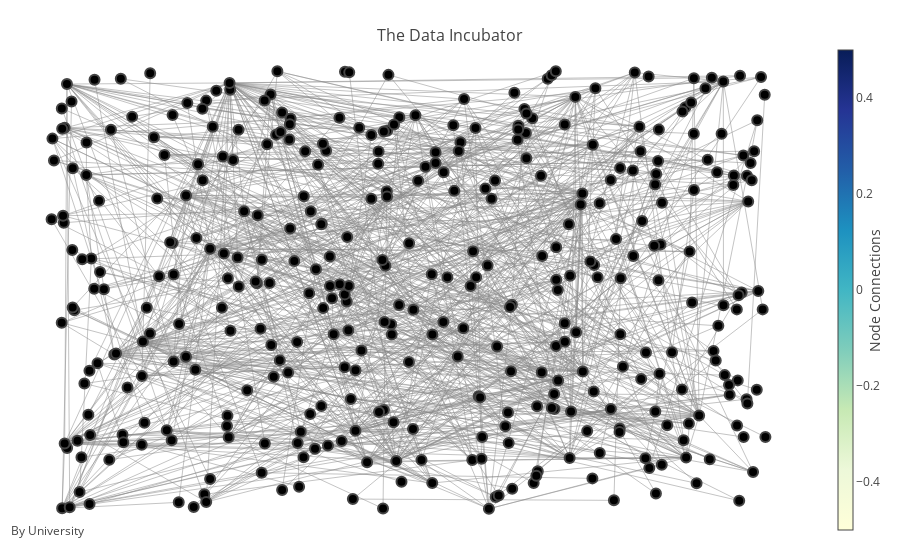

The notebook cell saved with this chart:
### Code cell
# encoding: utf-8
import sqlite3 as sql
import pandas as pd
import datetime
import numpy as np
from wordcloud import WordCloud, STOPWORDS
import matplotlib.pyplot as plt
import itertools
import sys
import re
from collections import Counter
import plotly.graph_objs as go
import networkx as nx
from plotly.offline import init_notebook_mode, iplot
from IPython.display import display, HTML


columns = ['link_id', 'title', 'author', 'affiliations', 'keywords', 'received_date', 'accepted_date',
           'published_date', 'abstract']

conn = sql.connect("MSOM.db")
cursor = conn.cursor()
MSOM = cursor.execute("SELECT * FROM informations;")
df_msom = pd.DataFrame.from_records(MSOM.fetchall(), columns=columns)

conn = sql.connect("MNSC.db")
cursor = conn.cursor()
MNSC = cursor.execute("SELECT * FROM informations;")
df_mnsc = pd.DataFrame.from_records(MNSC.fetchall(), columns=columns)
conn.close()

df_msom.dropna(inplace=True, subset=['received_date', 'accepted_date', 'published_date'])
df_mnsc.dropna(inplace=True, subset=['received_date', 'accepted_date', 'published_date'])


def convert_date(date_string):
    """
    Function to convert string to datetime
    :param date_string:
    :return:
    """
    try:
        date_string = date_string.strip()
        date_string = date_string.replace('Published Online:', "")
        date_string = date_string.strip()
        date = datetime.datetime.strptime(date_string, "%B %d, %Y")
    except:
        date = np.nan

    return date


def create_authors_by_year(data):
    """

    :param data:
    :return:
    """

    authors = []
    year_publish = []
    time_publish = []

    for i in range(0, data.shape[0]):
        for j in range(0, len(data['author'][i])):
            authors.append(data['author'][i][j])
            year_publish.append(data['year_publish'][i])
            time_publish.append(data['time_publish'][i])

    return pd.DataFrame(data={'author': authors, 'year_publish': year_publish, 'time_publish': time_publish})


def create_university_by_year(data):
    """

    :param data:
    :return:
    """

    university = []
    year_publish = []
    time_publish = []

    for i in range(0, data.shape[0]):
        for j in range(0, len(data['affiliations'][i])):
            print data['affiliations'][i][j]
            affiliations = data['affiliations'][i][j].split(',')
            b = [x if re.search('(University|College|Institute)', x, re.IGNORECASE) else None for x in affiliations]
            try:
                c = filter(None, b)
                c = c[len(c) - 1]
                university.append(c.strip())
                year_publish.append(data['year_publish'][i])
                time_publish.append(data['time_publish'][i])
            except:
                continue

    return pd.DataFrame(data={'university': university, 'year_publish': year_publish, 'time_publish': time_publish})


def change_affiliation(affiliations):
    """

    :param affiliations: data['affiliations'][0]
    :return:
    """

    new_affiliation = []
    for affiliation in affiliations:
        b = [x if re.search('(University|College|Institute)', x, re.IGNORECASE) else None for x in
             affiliation.split(',')]

        try:
            c = filter(None, b)
            c = c[len(c) - 1].strip()
            new_affiliation.append(c)
        except:
            continue

    return new_affiliation


def get_word_count(astring):
    """

    :param astring: 
    :return: 
    """
    stopwords = set(STOPWORDS)
    stopwords.add('Keywords')
    stopwords.add('Keyword')
    stopwords.add('model')
    stopwords.add('models')
    stopwords = [x.lower() for x in stopwords]
    stopwords = list(stopwords)
    alist = astring.lower().strip().split()
    alist = [x for x in alist if x not in stopwords]
    return Counter(alist).most_common(50)


def func1(alist_of_tuples, item_to_check):
    try:
        return [x[1] for x in alist_of_tuples if x[0] == item_to_check][0]
    except IndexError:
        return np.nan


def flatten_list_of_tuples(list_of_tuples):
    list_fixed_words = []
    for item in list_of_tuples:
        list_fixed_words.append(item[0])
    return list_fixed_words


def create_network_data(data):
    """
    Function to create data necessary to generate the network plot
    :param data:
    :return:
    """

    # Create empty data frame
    return_df = pd.DataFrame()

    # For each row of the data read the authors and create every possible combination
    for i in range(0, data.shape[0]):
        return_df = pd.concat([return_df, pd.DataFrame(list(itertools.combinations(data['author'][i], 2)))], axis=0)

    return_df.columns = ['from', 'to']

    return return_df


def create_network_data_university(data):
    """
    Function to create data necessary to generate the network plot
    :param data:
    :return:
    """

    # Create empty data frame
    return_df = pd.DataFrame()

    # For each row of the data read the authors and create every possible combination
    for i in range(0, data.shape[0]):
        return_df = pd.concat([return_df, pd.DataFrame(list(itertools.combinations(data['affiliations'][i], 2)))], axis=0)

    return_df.columns = ['from', 'to']

    return return_df


def generate_network_plot(df_journal, label):
    """

    :param df_journal:
    :return:
    """

    # Create network dataframe
    network_data = create_network_data(df_journal)

    # Create new column with number of publications by authors
    network_data['count'] = ''

    n_publications = network_data['from'].value_counts()

    # Set the number of publications to each author
    for name in n_publications.index:
        network_data.loc[(network_data['from'] == name), 'count'] = int(
            n_publications[n_publications.index == name].values)

    # Build your graph
    G = nx.from_pandas_dataframe(network_data, 'from', 'to')

    # Plot it
    nx.draw(G, with_labels=label, node_size=list(network_data['count'].values * 30))
    plt.show()


def generate_network_plot_univ(network_data, label):
    """

    :param df_journal:
    :return:
    """

    # Create new column with number of publications by authors
    network_data['count'] = ''

    n_publications = network_data['from'].value_counts()

    # Set the number of publications to each author
    for name in n_publications.index:
        network_data.loc[(network_data['from'] == name), 'count'] = int(
            n_publications[n_publications.index == name].values)

    # Build your graph
    G = nx.from_pandas_dataframe(network_data, 'from', 'to')

    # Plot it
    nx.draw(G, with_labels=label, node_size=list(network_data['count'].values * 10))
    plt.show()


# Convert received, accepted, and published dates to datetime
# MSOM journal
df_msom['received_date'] = df_msom['received_date'].apply(convert_date)
df_msom['accepted_date'] = df_msom['accepted_date'].apply(convert_date)
df_msom['published_date'] = df_msom['published_date'].apply(convert_date)

# MNSC journal
df_mnsc['received_date'] = df_mnsc['received_date'].apply(convert_date)
df_mnsc['accepted_date'] = df_mnsc['accepted_date'].apply(convert_date)
df_mnsc['published_date'] = df_mnsc['published_date'].apply(convert_date)

# Create new attribute total time to publish
df_msom['time_publish'] = df_msom['published_date'] - df_msom['received_date']
df_mnsc['time_publish'] = df_mnsc['published_date'] - df_mnsc['received_date']

# Create new attribute with the year of publication
df_msom['year_publish'] = df_msom['published_date'].dt.year
df_mnsc['year_publish'] = df_mnsc['published_date'].dt.year

# Fill missing values for the year of publication with 1
df_msom['year_publish'].fillna(1, inplace=True)
df_mnsc['year_publish'].fillna(1, inplace=True)

# Convert year of publication to integer
df_msom['year_publish'] = df_msom['year_publish'].astype(int)
df_mnsc['year_publish'] = df_mnsc['year_publish'].astype(int)

# Get number of days for publication
df_msom['time_publish'] = df_msom['time_publish'].dt.days
df_mnsc['time_publish'] = df_mnsc['time_publish'].dt.days


# Get name of th
df_msom['author'] = df_msom['author'].apply(lambda x: x.encode("utf-8").split("|"))
df_mnsc['author'] = df_mnsc['author'].apply(lambda x: x.encode("utf-8").split("|"))

df_msom['affiliations'] = df_msom['affiliations'].apply(lambda x: x.encode("utf-8").split("|"))
df_mnsc['affiliations'] = df_mnsc['affiliations'].apply(lambda x: x.encode("utf-8").split("|"))

df_msom['affiliations'] = df_msom['affiliations'].apply(lambda x: change_affiliation(x))
df_mnsc['affiliations'] = df_mnsc['affiliations'].apply(lambda x: change_affiliation(x))

df_msom['n_authors'] = df_msom['author'].apply(lambda x: len(x))
df_mnsc['n_authors'] = df_mnsc['author'].apply(lambda x: len(x))



# Create network dataframe
network_data = create_network_data_university(df_mnsc)

# Create new column with number of publications by authors
network_data['count'] = ''

n_publications = network_data['from'].value_counts()

# Set the number of publications to each author
for name in n_publications.index:
    network_data.loc[(network_data['from'] == name), 'count'] = int(
        n_publications[n_publications.index == name].values)

# Build your graph
G = nx.from_pandas_dataframe(network_data, 'from', 'to', 'count')
# G = nx.random_geometric_graph(len(G.nodes()), 0.125)
pos = nx.random_layout(G)
# G = nx.from_pandas_dataframe(network_data, 'from', 'to', 'count')

for node in G.nodes():
    G.node[node]['pos'] = list(pos[node])


dmin = 1
ncenter = 0
for n in pos:
    x , y = pos[n]
    d = (x-0.5)**2+(y-0.5)**2
    if d < dmin:
        ncenter = n
        dmin = d

p = nx.single_source_shortest_path_length(G, ncenter)


edge_trace = go.Scatter(
    x=[],
    y=[],
    line=dict(width=0.5,color='#888'),
    hoverinfo='none',
    mode='lines')

for edge in G.edges():
    x0, y0 = G.node[edge[0]]['pos']
    x1, y1 = G.node[edge[1]]['pos']
    edge_trace['x'] += tuple([x0, x1, None])
    edge_trace['y'] += tuple([y0, y1, None])

node_trace = go.Scatter(
    x=[],
    y=[],
    text=[],
    mode='markers',
    hoverinfo='text',
    marker=dict(
        showscale=True,
        # colorscale options
        #'Greys' | 'YlGnBu' | 'Greens' | 'YlOrRd' | 'Bluered' | 'RdBu' |
        #'Reds' | 'Blues' | 'Picnic' | 'Rainbow' | 'Portland' | 'Jet' |
        #'Hot' | 'Blackbody' | 'Earth' | 'Electric' | 'Viridis' |
        colorscale='YlGnBu',
        reversescale=True,
        color=[],
        size=10,
        colorbar=dict(
            thickness=15,
            title='Node Connections',
            xanchor='left',
            titleside='right'
        ),
        line=dict(width=2)))

for node in G.nodes():
    x, y = G.node[node]['pos']
    node_trace['x'] += tuple([x])
    node_trace['y'] += tuple([y])

init_notebook_mode(connected=True)


fig = go.Figure(data=[edge_trace, node_trace],
             layout=go.Layout(
                title='<br>The Data Incubator',
                titlefont=dict(size=16),
                showlegend=False,
                hovermode='closest',
                margin=dict(b=20,l=5,r=5,t=40),
                annotations=[ dict(
                    text="By University",
                    showarrow=False,
                    xref="paper", yref="paper",
                    x=0.005, y=-0.002 ) ],
                xaxis=dict(showgrid=False, zeroline=False, showticklabels=False),
                yaxis=dict(showgrid=False, zeroline=False, showticklabels=False)))

iplot(fig)

### Figure 1 — Plotly figure (JSON) as saved in the notebook; plotly's stock layout.template omitted (floating-point values rounded to 4 significant figures; data arrays with more than 128 entries replaced by an {"elided": "..."} marker saying what was removed)
{"data": [{"hoverinfo": "none", "line": {"color": "#888", "width": 0.5}, "mode": "lines", "type": "scatter", "x": {"elided": "2991 float values"}, "y": {"elided": "2991 float values"}}, {"hoverinfo": "text", "marker": {"color": [], "colorbar": {"thickness": 15, "title": "Node Connections", "titleside": "right", "xanchor": "left"}, "colorscale": "YlGnBu", "line": {"width": 2}, "reversescale": true, "showscale": true, "size": 10}, "mode": "markers", "text": [], "type": "scatter", "x": {"elided": "373 float values"}, "y": {"elided": "373 float values"}}], "layout": {"annotations": [{"showarrow": false, "text": "By University", "x": 0.005, "xref": "paper", "y": -0.002, "yref": "paper"}], "hovermode": "closest", "margin": {"b": 20, "l": 5, "r": 5, "t": 40}, "showlegend": false, "title": "<br>The Data Incubator", "titlefont": {"size": 16}, "xaxis": {"showgrid": false, "showticklabels": false, "zeroline": false}, "yaxis": {"showgrid": false, "showticklabels": false, "zeroline": false}}}
